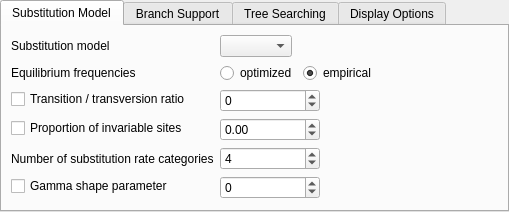
<?xml version="1.0" encoding="UTF-8"?>
<ui version="4.0">
 <class>PhyMLDialog</class>
 <widget class="QWidget" name="PhyMLDialog">
  <property name="windowModality">
   <enum>Qt::NonModal</enum>
  </property>
  <property name="enabled">
   <bool>true</bool>
  </property>
  <property name="geometry">
   <rect>
    <x>0</x>
    <y>0</y>
    <width>509</width>
    <height>251</height>
   </rect>
  </property>
  <property name="minimumSize">
   <size>
    <width>0</width>
    <height>0</height>
   </size>
  </property>
  <property name="contextMenuPolicy">
   <enum>Qt::DefaultContextMenu</enum>
  </property>
  <property name="windowTitle">
   <string notr="true"/>
  </property>
  <layout class="QVBoxLayout" name="verticalLayout">
   <property name="spacing">
    <number>-1</number>
   </property>
   <property name="sizeConstraint">
    <enum>QLayout::SetMinAndMaxSize</enum>
   </property>
   <property name="leftMargin">
    <number>0</number>
   </property>
   <property name="topMargin">
    <number>0</number>
   </property>
   <property name="rightMargin">
    <number>0</number>
   </property>
   <property name="bottomMargin">
    <number>0</number>
   </property>
   <item>
    <widget class="QTabWidget" name="twSettings">
     <property name="sizePolicy">
      <sizepolicy hsizetype="Preferred" vsizetype="Fixed">
       <horstretch>0</horstretch>
       <verstretch>0</verstretch>
      </sizepolicy>
     </property>
     <property name="currentIndex">
      <number>0</number>
     </property>
     <widget class="QWidget" name="substitutionModel">
      <attribute name="title">
       <string>Substitution Model</string>
      </attribute>
      <layout class="QFormLayout" name="formLayout_4">
       <property name="sizeConstraint">
        <enum>QLayout::SetMinAndMaxSize</enum>
       </property>
       <property name="fieldGrowthPolicy">
        <enum>QFormLayout::ExpandingFieldsGrow</enum>
       </property>
       <item row="1" column="0">
        <layout class="QHBoxLayout" name="horizontalLayout_9">
         <item>
          <widget class="QLabel" name="subModel">
           <property name="text">
            <string>Substitution model</string>
           </property>
          </widget>
         </item>
        </layout>
       </item>
       <item row="1" column="1">
        <widget class="QComboBox" name="subModelCombo">
         <property name="sizePolicy">
          <sizepolicy hsizetype="Preferred" vsizetype="Fixed">
           <horstretch>0</horstretch>
           <verstretch>0</verstretch>
          </sizepolicy>
         </property>
        </widget>
       </item>
       <item row="2" column="0">
        <layout class="QHBoxLayout" name="horizontalLayout_11">
         <item>
          <widget class="QLabel" name="equilFreqLabel">
           <property name="text">
            <string>Equilibrium frequencies</string>
           </property>
          </widget>
         </item>
        </layout>
       </item>
       <item row="2" column="1">
        <layout class="QHBoxLayout" name="horizontalLayout_16">
         <property name="leftMargin">
          <number>0</number>
         </property>
         <item>
          <widget class="QRadioButton" name="freqOptimRadio">
           <property name="text">
            <string>optimized</string>
           </property>
          </widget>
         </item>
         <item>
          <widget class="QRadioButton" name="freqEmpRadio">
           <property name="text">
            <string>empirical</string>
           </property>
           <property name="checked">
            <bool>true</bool>
           </property>
          </widget>
         </item>
        </layout>
       </item>
       <item row="4" column="0">
        <layout class="QHBoxLayout" name="horizontalLayout_13">
         <item>
          <widget class="QCheckBox" name="sitesCheckBox">
           <property name="sizePolicy">
            <sizepolicy hsizetype="Fixed" vsizetype="Fixed">
             <horstretch>0</horstretch>
             <verstretch>0</verstretch>
            </sizepolicy>
           </property>
           <property name="toolTip">
            <string>Check to set user value. 
Uncheck to get the maximum likelihood estimate.</string>
           </property>
           <property name="text">
            <string>Proportion of invariable sites</string>
           </property>
          </widget>
         </item>
        </layout>
       </item>
       <item row="5" column="0">
        <layout class="QHBoxLayout" name="horizontalLayout_14">
         <item>
          <widget class="QLabel" name="label_8">
           <property name="text">
            <string>Number of substitution rate categories</string>
           </property>
          </widget>
         </item>
        </layout>
       </item>
       <item row="6" column="0">
        <layout class="QHBoxLayout" name="horizontalLayout_15">
         <item>
          <widget class="QCheckBox" name="gammaCheckBox">
           <property name="sizePolicy">
            <sizepolicy hsizetype="Fixed" vsizetype="Fixed">
             <horstretch>0</horstretch>
             <verstretch>0</verstretch>
            </sizepolicy>
           </property>
           <property name="toolTip">
            <string>Check to set user value. 
Uncheck to get the maximum likelihood estimate.</string>
           </property>
           <property name="text">
            <string>Gamma shape parameter</string>
           </property>
          </widget>
         </item>
        </layout>
       </item>
       <item row="3" column="1">
        <widget class="QSpinBox" name="tranSpinBox">
         <property name="minimumSize">
          <size>
           <width>100</width>
           <height>0</height>
          </size>
         </property>
         <property name="specialValueText">
          <string>estimated </string>
         </property>
         <property name="minimum">
          <number>-1</number>
         </property>
         <property name="maximum">
          <number>990000</number>
         </property>
         <property name="value">
          <number>0</number>
         </property>
        </widget>
       </item>
       <item row="4" column="1">
        <widget class="QDoubleSpinBox" name="sitesSpinBox">
         <property name="minimumSize">
          <size>
           <width>100</width>
           <height>0</height>
          </size>
         </property>
         <property name="specialValueText">
          <string>estimated </string>
         </property>
         <property name="minimum">
          <double>-0.010000000000000</double>
         </property>
         <property name="maximum">
          <double>1.000000000000000</double>
         </property>
         <property name="singleStep">
          <double>0.010000000000000</double>
         </property>
         <property name="value">
          <double>0.000000000000000</double>
         </property>
        </widget>
       </item>
       <item row="5" column="1">
        <widget class="QSpinBox" name="substitutionSpinBox">
         <property name="sizePolicy">
          <sizepolicy hsizetype="Minimum" vsizetype="Fixed">
           <horstretch>0</horstretch>
           <verstretch>0</verstretch>
          </sizepolicy>
         </property>
         <property name="minimumSize">
          <size>
           <width>100</width>
           <height>0</height>
          </size>
         </property>
         <property name="specialValueText">
          <string>estimated </string>
         </property>
         <property name="minimum">
          <number>1</number>
         </property>
         <property name="maximum">
          <number>990000</number>
         </property>
         <property name="value">
          <number>4</number>
         </property>
        </widget>
       </item>
       <item row="6" column="1">
        <widget class="QSpinBox" name="gammaSpinBox">
         <property name="minimumSize">
          <size>
           <width>100</width>
           <height>0</height>
          </size>
         </property>
         <property name="specialValueText">
          <string>estimated </string>
         </property>
         <property name="minimum">
          <number>-1</number>
         </property>
         <property name="maximum">
          <number>990000</number>
         </property>
         <property name="value">
          <number>0</number>
         </property>
        </widget>
       </item>
       <item row="3" column="0">
        <layout class="QHBoxLayout" name="horizontalLayout_12">
         <item>
          <widget class="QCheckBox" name="tranCheckBox">
           <property name="sizePolicy">
            <sizepolicy hsizetype="Fixed" vsizetype="Fixed">
             <horstretch>0</horstretch>
             <verstretch>0</verstretch>
            </sizepolicy>
           </property>
           <property name="toolTip">
            <string>Check to set user value. 
Uncheck to get the maximum likelihood estimate.</string>
           </property>
           <property name="text">
            <string>Transition / transversion ratio </string>
           </property>
          </widget>
         </item>
        </layout>
       </item>
      </layout>
     </widget>
     <widget class="QWidget" name="branchSupport">
      <attribute name="title">
       <string>Branch Support</string>
      </attribute>
      <layout class="QFormLayout" name="formLayout_2">
       <property name="sizeConstraint">
        <enum>QLayout::SetMinAndMaxSize</enum>
       </property>
       <property name="fieldGrowthPolicy">
        <enum>QFormLayout::ExpandingFieldsGrow</enum>
       </property>
       <item row="0" column="0">
        <widget class="QCheckBox" name="fastMethodCheckbox">
         <property name="sizePolicy">
          <sizepolicy hsizetype="Minimum" vsizetype="MinimumExpanding">
           <horstretch>0</horstretch>
           <verstretch>0</verstretch>
          </sizepolicy>
         </property>
         <property name="text">
          <string>Use fast likelihood-based method</string>
         </property>
         <property name="checked">
          <bool>true</bool>
         </property>
         <property name="autoRepeat">
          <bool>false</bool>
         </property>
         <property name="autoExclusive">
          <bool>true</bool>
         </property>
        </widget>
       </item>
       <item row="0" column="1">
        <widget class="QComboBox" name="fastMethodCombo">
         <property name="sizePolicy">
          <sizepolicy hsizetype="Expanding" vsizetype="Fixed">
           <horstretch>0</horstretch>
           <verstretch>0</verstretch>
          </sizepolicy>
         </property>
        </widget>
       </item>
       <item row="1" column="0">
        <widget class="QCheckBox" name="bootstrapCheckBox">
         <property name="sizePolicy">
          <sizepolicy hsizetype="Minimum" vsizetype="Expanding">
           <horstretch>0</horstretch>
           <verstretch>0</verstretch>
          </sizepolicy>
         </property>
         <property name="text">
          <string>Perform bootstrap</string>
         </property>
         <property name="checked">
          <bool>false</bool>
         </property>
         <property name="autoExclusive">
          <bool>true</bool>
         </property>
        </widget>
       </item>
       <item row="1" column="1">
        <widget class="QSpinBox" name="bootstrapSpinBox">
         <property name="enabled">
          <bool>false</bool>
         </property>
         <property name="toolTip">
          <string>It is the number of bootstrap replicates.</string>
         </property>
         <property name="maximum">
          <number>990000</number>
         </property>
        </widget>
       </item>
      </layout>
     </widget>
     <widget class="QWidget" name="treeSearching">
      <attribute name="title">
       <string>Tree Searching</string>
      </attribute>
      <layout class="QFormLayout" name="formLayout">
       <property name="sizeConstraint">
        <enum>QLayout::SetMinAndMaxSize</enum>
       </property>
       <property name="fieldGrowthPolicy">
        <enum>QFormLayout::ExpandingFieldsGrow</enum>
       </property>
       <item row="0" column="0">
        <layout class="QHBoxLayout" name="horizontalLayout_3">
         <property name="sizeConstraint">
          <enum>QLayout::SetMinAndMaxSize</enum>
         </property>
         <item>
          <widget class="QComboBox" name="treeTypesCombo">
           <property name="sizePolicy">
            <sizepolicy hsizetype="Preferred" vsizetype="Fixed">
             <horstretch>0</horstretch>
             <verstretch>0</verstretch>
            </sizepolicy>
           </property>
           <property name="minimumSize">
            <size>
             <width>0</width>
             <height>0</height>
            </size>
           </property>
           <property name="maxCount">
            <number>20</number>
           </property>
           <property name="sizeAdjustPolicy">
            <enum>QComboBox::AdjustToContentsOnFirstShow</enum>
           </property>
          </widget>
         </item>
        </layout>
       </item>
       <item row="0" column="1">
        <widget class="QGroupBox" name="inputTreeGroupBox">
         <property name="enabled">
          <bool>false</bool>
         </property>
         <property name="minimumSize">
          <size>
           <width>180</width>
           <height>0</height>
          </size>
         </property>
         <property name="title">
          <string/>
         </property>
         <layout class="QHBoxLayout" name="horizontalLayout_10">
          <property name="spacing">
           <number>4</number>
          </property>
          <property name="sizeConstraint">
           <enum>QLayout::SetMinAndMaxSize</enum>
          </property>
          <property name="leftMargin">
           <number>2</number>
          </property>
          <property name="topMargin">
           <number>2</number>
          </property>
          <property name="rightMargin">
           <number>2</number>
          </property>
          <property name="bottomMargin">
           <number>2</number>
          </property>
          <item>
           <widget class="QLineEdit" name="inputFileLineEdit">
            <property name="sizePolicy">
             <sizepolicy hsizetype="Expanding" vsizetype="MinimumExpanding">
              <horstretch>0</horstretch>
              <verstretch>0</verstretch>
             </sizepolicy>
            </property>
           </widget>
          </item>
          <item>
           <widget class="QToolButton" name="inputFilePathButton">
            <property name="sizePolicy">
             <sizepolicy hsizetype="Fixed" vsizetype="MinimumExpanding">
              <horstretch>0</horstretch>
              <verstretch>0</verstretch>
             </sizepolicy>
            </property>
            <property name="text">
             <string>...</string>
            </property>
           </widget>
          </item>
         </layout>
        </widget>
       </item>
       <item row="1" column="0">
        <layout class="QHBoxLayout" name="horizontalLayout_8">
         <item>
          <widget class="QLabel" name="label_2">
           <property name="text">
            <string>Type of tree improvement</string>
           </property>
           <property name="indent">
            <number>-1</number>
           </property>
          </widget>
         </item>
        </layout>
       </item>
       <item row="2" column="0">
        <layout class="QHBoxLayout" name="horizontalLayout_4">
         <item>
          <widget class="QCheckBox" name="treeNumbersCheckbox">
           <property name="enabled">
            <bool>false</bool>
           </property>
           <property name="text">
            <string>Set number of random starting tree</string>
           </property>
          </widget>
         </item>
        </layout>
       </item>
       <item row="2" column="1">
        <widget class="QSpinBox" name="treeNumbersSpinBox">
         <property name="enabled">
          <bool>false</bool>
         </property>
        </widget>
       </item>
       <item row="3" column="0">
        <widget class="QCheckBox" name="optTopologyCheckbox">
         <property name="text">
          <string>Optimise topology</string>
         </property>
         <property name="checked">
          <bool>true</bool>
         </property>
        </widget>
       </item>
       <item row="4" column="0">
        <widget class="QCheckBox" name="optBranchCheckbox">
         <property name="text">
          <string>Optimise branch lengths</string>
         </property>
         <property name="checked">
          <bool>true</bool>
         </property>
        </widget>
       </item>
       <item row="1" column="1">
        <widget class="QComboBox" name="treeImprovementsCombo">
         <property name="sizePolicy">
          <sizepolicy hsizetype="Preferred" vsizetype="Fixed">
           <horstretch>0</horstretch>
           <verstretch>0</verstretch>
          </sizepolicy>
         </property>
        </widget>
       </item>
      </layout>
     </widget>
     <widget class="QWidget" name="displayOptionsTab">
      <attribute name="title">
       <string>Display Options</string>
      </attribute>
      <layout class="QVBoxLayout" name="verticalLayout_2">
       <property name="sizeConstraint">
        <enum>QLayout::SetMinAndMaxSize</enum>
       </property>
       <item>
        <widget class="U2::PhyTreeDisplayOptionsWidget" name="displayOptions" native="true"/>
       </item>
       <item>
        <spacer name="verticalSpacer">
         <property name="orientation">
          <enum>Qt::Vertical</enum>
         </property>
         <property name="sizeType">
          <enum>QSizePolicy::MinimumExpanding</enum>
         </property>
         <property name="sizeHint" stdset="0">
          <size>
           <width>20</width>
           <height>0</height>
          </size>
         </property>
        </spacer>
       </item>
      </layout>
     </widget>
    </widget>
   </item>
  </layout>
 </widget>
 <customwidgets>
  <customwidget>
   <class>U2::PhyTreeDisplayOptionsWidget</class>
   <extends>QWidget</extends>
   <header location="global">U2View/PhyTreeDisplayOptionsWidget.h</header>
   <container>1</container>
  </customwidget>
 </customwidgets>
 <resources/>
 <connections/>
</ui>
